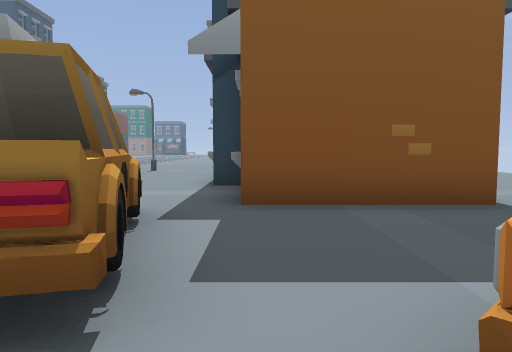
view 1 (above)

16 first-person views from a walk through a Godot game level. The camera is 1.5 m above the floor, tilts 4° down and sees 70° across. The floor is counted in squares, 2 m on a side. Each view is taken from the middle of a square. On the plan, view 1 faces up. The plan holds only what a view shows up to about 11 squares ahead; the rest is blank. The place goes on beyond the plan.

view 2
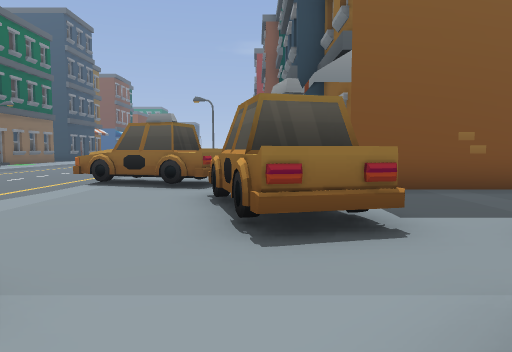

view 3
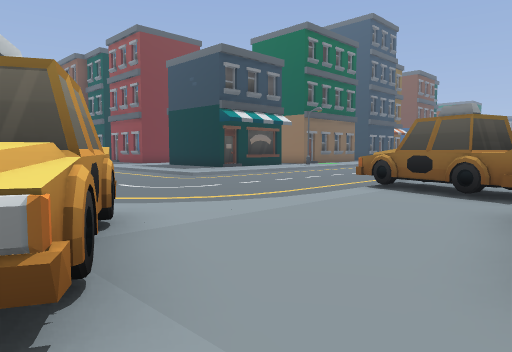

view 4
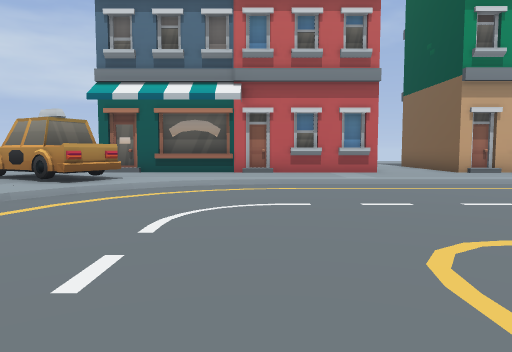

view 5
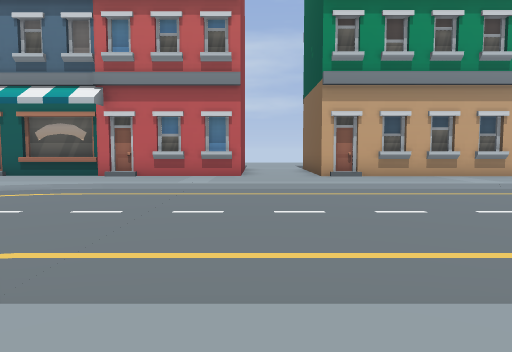

view 6
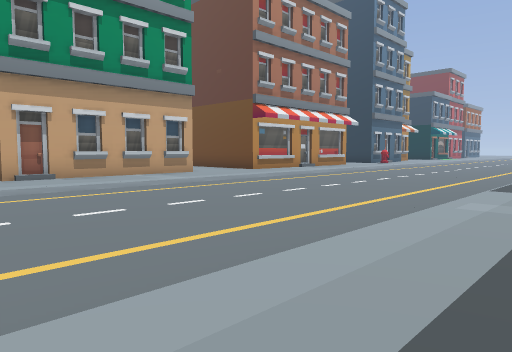

view 7
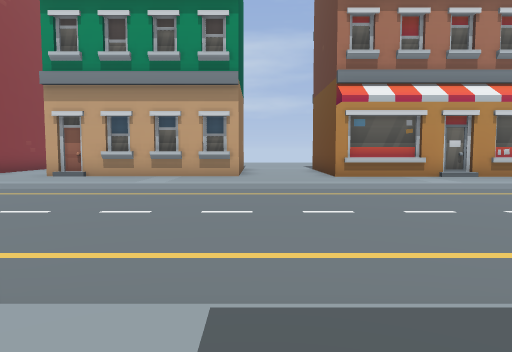

view 8
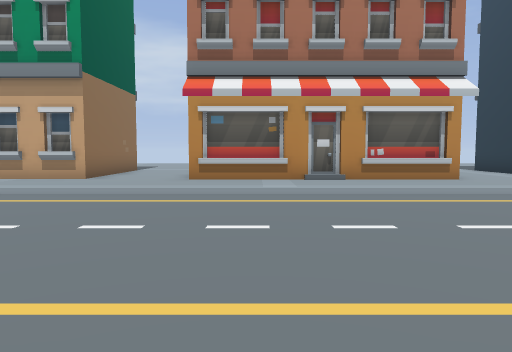

view 9
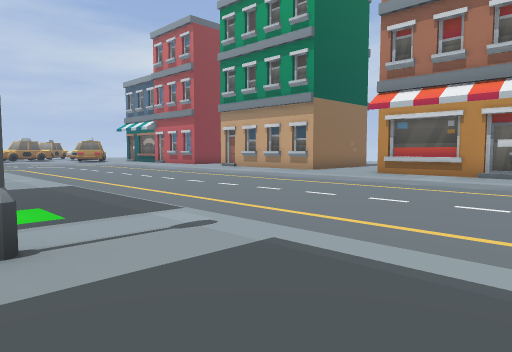

view 10
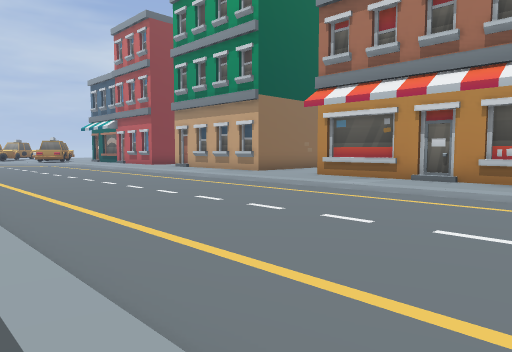

view 11
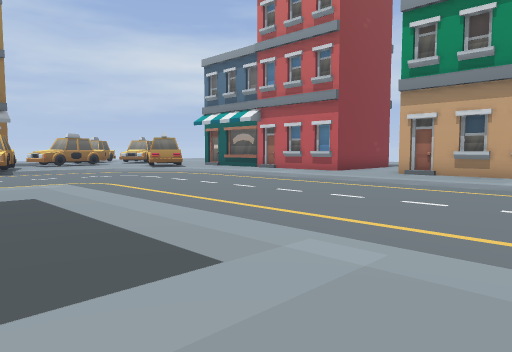

view 12
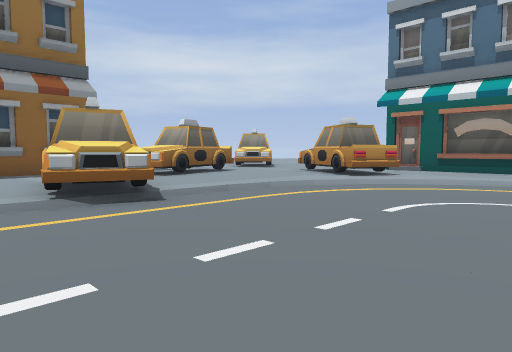

view 13
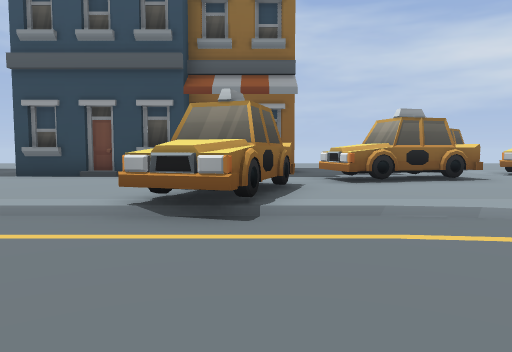

view 14
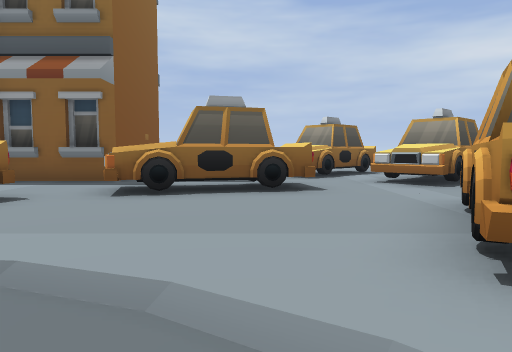

view 15
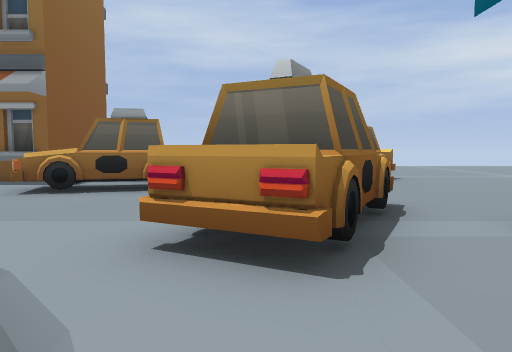

view 16
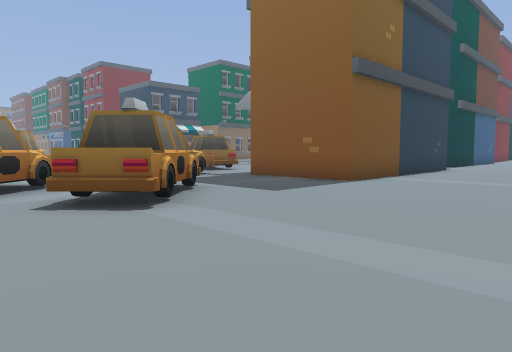

### Floor plan
Key: @ floor where view 1 was taken; # wall or solid block; x gap in a wall; . main floor; - floor 0.25 m lower than the main floor; / step, stairs or slope; = window, fence, low wall or low ledge; ^ raised ledge; T thing the floor can be seen under or through; S streetlight.
Columns run from 31 left of view 1 to 8 right of it. Each row starts with its distance up from view 1.
  9  ....     ....      -----/....#     ..
  8  ...S.............. -----/....##  #...
  7 .................../-----###...#  #...
  6  ///////////////////-----###^..#  #...
  5 -------------------------/..x..####....
  4 -------------------------/..=^T........
  3  ------------------------/...TT........
  2  ------------------------....TT........
  1  -----------------------//...^..^#.....
  0 ///////////////////////.####...@###.....
 -1 ........................###^..^#.#^.....
 -2 ...........................=..^##.......
 -3 #######...######..########.....#^   ....
 -4        ...#                .......
 -5                              .....
 -6                               ....
 -7                                 ..

Where each view was taken, in squares from view 1:
view 1: 0 up, 0 right, facing up
view 2: 2 down, 2 left, facing up
view 3: 1 down, 2 left, facing up-left
view 4: 8 up, 10 left, facing down
view 5: 8 up, 14 left, facing down
view 6: 8 up, 14 left, facing down-left
view 7: 8 up, 22 left, facing down
view 8: 7 up, 26 left, facing down
view 9: 9 up, 30 left, facing down-right
view 10: 7 up, 31 left, facing down-right
view 11: 9 up, 21 left, facing down-right
view 12: 9 up, 11 left, facing down-right
view 13: 6 up, 10 left, facing right
view 14: 2 up, 8 left, facing right
view 15: 0 up, 9 left, facing right
view 16: 3 down, 8 right, facing up-left
